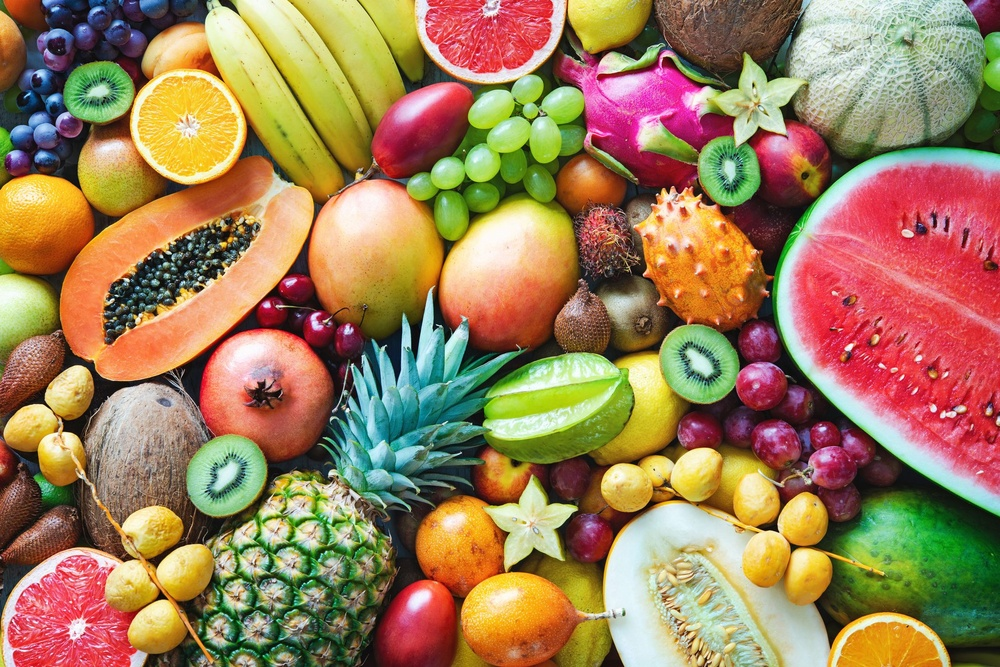
#> input picture LAB6_PhanTranQuangThai_2174802010116/exercise/colorful-ripe-tropical-fruits.jpg, 1000 x 667 px, shrunk from 2119 x 1414 before the run, found by its file name; its folder holds only this picture in this run
$ jupyter execute Lap2.ipynb
#> lines starting #> are read from the running program, lines starting #| are printed output that depends on the picture
[cell 1]
import cv2
import numpy as np
import os
import random
from matplotlib import pyplot as plt

input_folder = 'Exercise'
output_folder = 'Output'
os.makedirs(output_folder, exist_ok=True)

image_files = [f for f in os.listdir(input_folder) if f.endswith(('.png', '.jpg', '.jpeg'))]

[cell 2]
# Câu 6:
def apply_denoise_filters(image):
    filters = {
        'Gaussian': cv2.GaussianBlur(image, (5, 5), 0),
        'Median': cv2.medianBlur(image, 5),
        'Bilateral': cv2.bilateralFilter(image, 9, 75, 75)
    }
    return filters

for file in image_files:
    img = cv2.imread(os.path.join(input_folder, file))
#> img is the input picture: shape (667, 1000, 3); mean B, G, R 88.8, 126.8, 157.8
    denoised = apply_denoise_filters(img)
#> denoised = 3 items
    for name, result in denoised.items():
        out_path = os.path.join(output_folder, f'{os.path.splitext(file)[0]}_{name}.jpg')
        cv2.imwrite(out_path, result)
#> this loop made 3 passes
#> name on passes 1 to 3: 'Gaussian', 'Median', 'Bilateral'
#> pass 2, `cv2.imwrite(out_path, result)`:
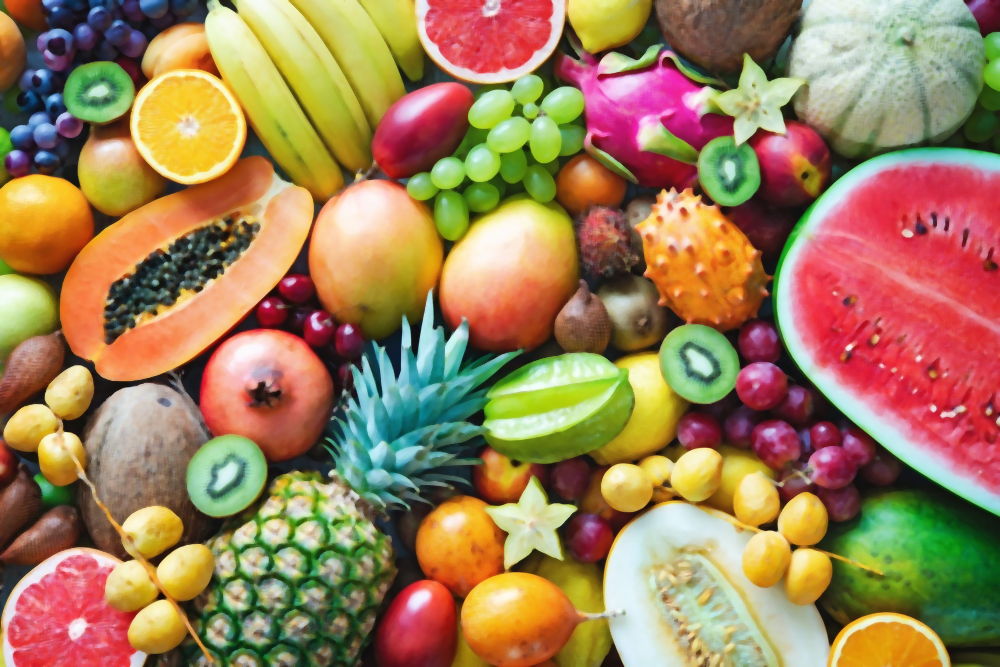
#> saved as colorful-ripe-tropical-fruits_Median.jpg: shape (667, 1000, 3); mean B, G, R 88.3, 126.6, 157.9

[cell 3]
# Câu 7:
for file in image_files:
    img = cv2.imread(os.path.join(input_folder, file))
    blur = cv2.medianBlur(img, 5)
    gray = cv2.cvtColor(blur, cv2.COLOR_BGR2GRAY)
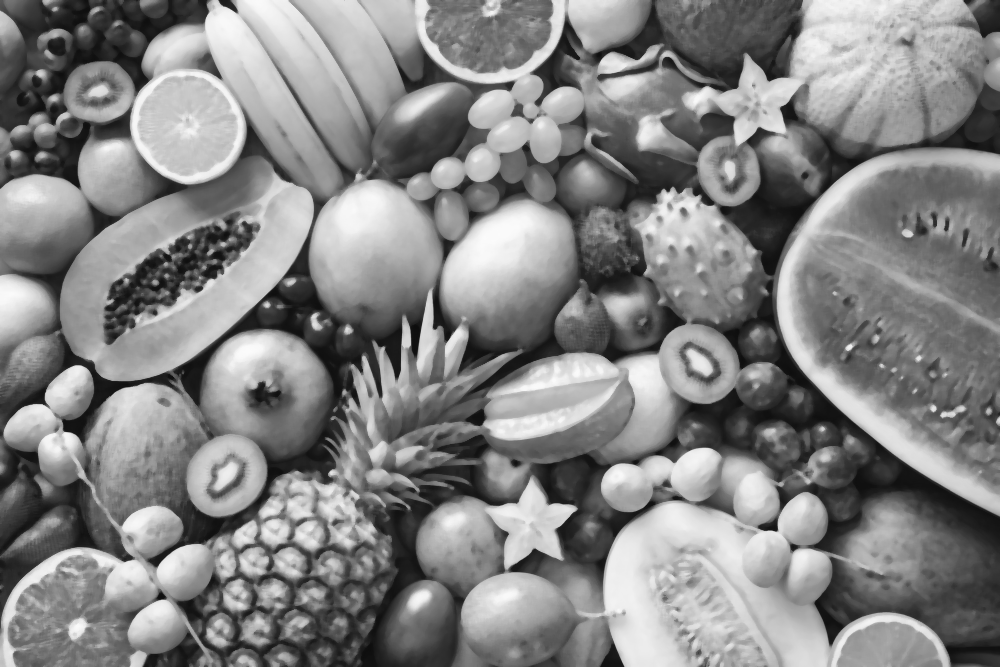
#> gray: shape (667, 1000); min 13, max 251, mean 131.6
    edges = cv2.Canny(gray, 100, 200)
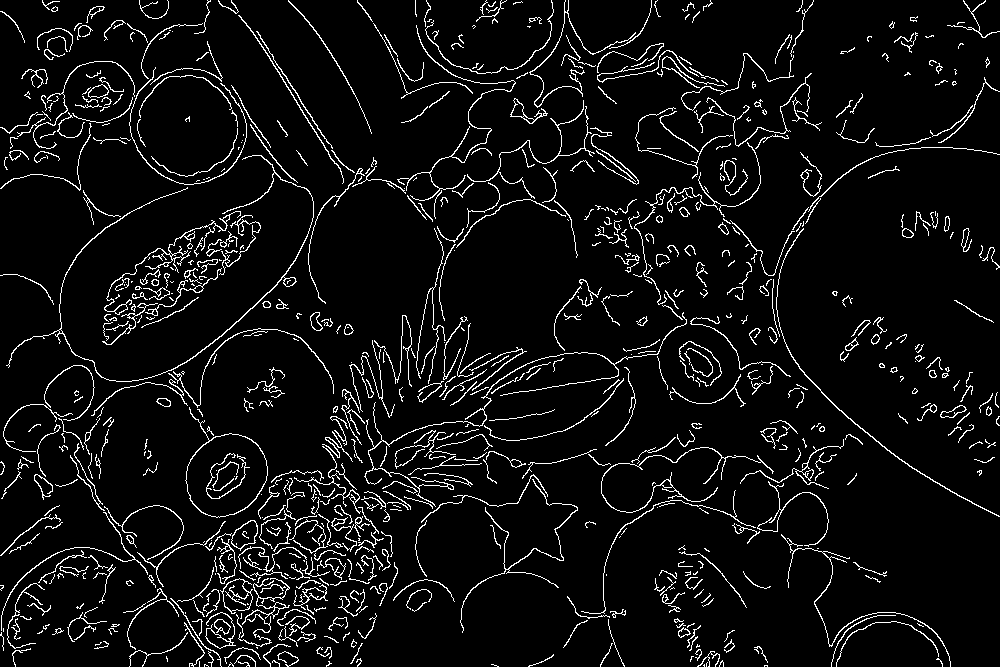
#> edges: shape (667, 1000); 6.2% white in thin lines or dots
    out_path = os.path.join(output_folder, f'{os.path.splitext(file)[0]}_edges.jpg')
    cv2.imwrite(out_path, edges)

[cell 4]
# Câu 8:
for file in image_files:
    img = cv2.imread(os.path.join(input_folder, file))
    blur = cv2.medianBlur(img, 5)
    rand_color = np.random.randint(0, 256, size=3)
    colored = np.zeros_like(blur)
    for i in range(3):
        colored[:, :, i] = (blur[:, :, i] * rand_color[i] / 255).astype(np.uint8)
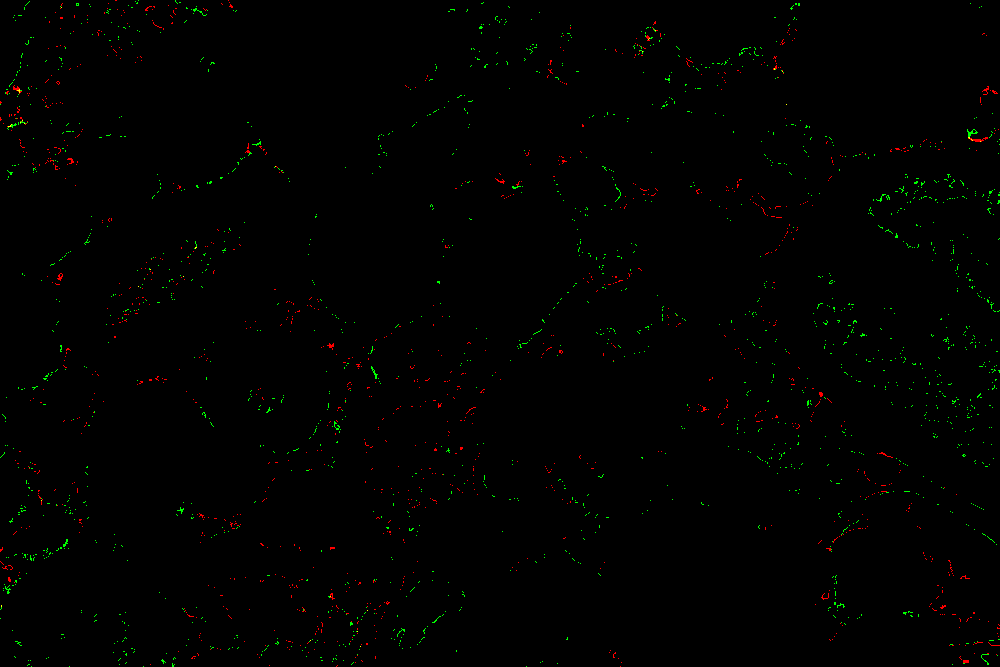
#> colored: shape (667, 1000, 3); mean B, G, R 0, 0.00506, 0.00358; drawn with 1 as white
    out_path = os.path.join(output_folder, f'{os.path.splitext(file)[0]}_randomRGB.jpg')
    cv2.imwrite(out_path, colored)

[cell 5]
# Câu 9:
used_hues = set()

for file in image_files:
    img = cv2.imread(os.path.join(input_folder, file))
    blur = cv2.medianBlur(img, 5)
    hsv = cv2.cvtColor(blur, cv2.COLOR_BGR2HSV)
#> hsv: shape (667, 1000, 3); mean H, S, V 61.8, 138.7, 170.5
    h = random.randint(0, 179)
    while h in used_hues:
        h = random.randint(0, 179)
    used_hues.add(h)
    hsv[:, :, 0] = h
#> hsv: shape (667, 1000, 3); mean H, S, V 98, 138.7, 170.5
    new_img = cv2.cvtColor(hsv, cv2.COLOR_HSV2BGR)
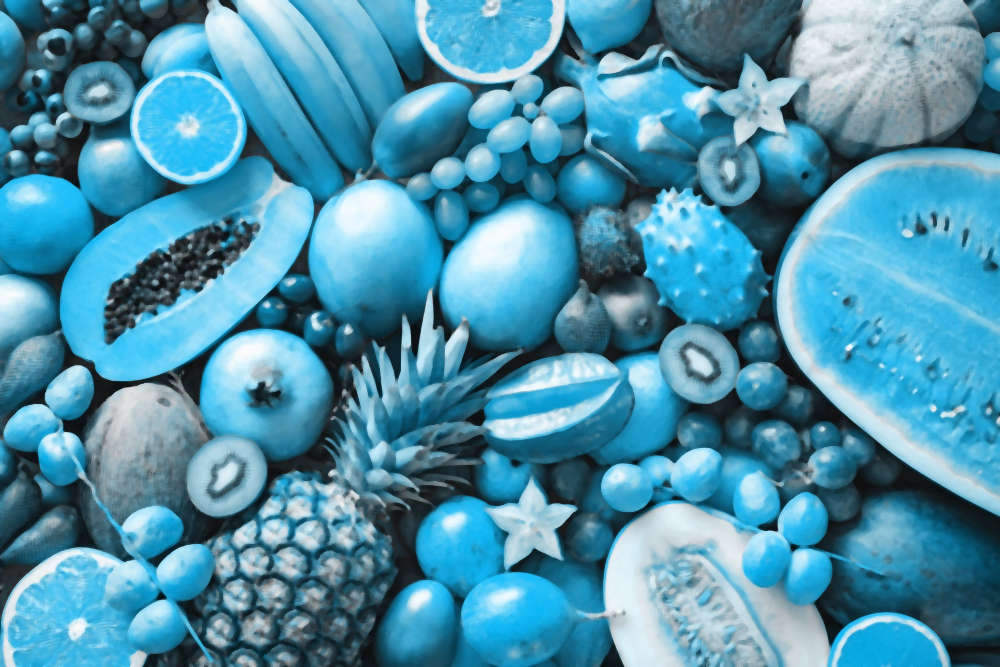
#> new_img: shape (667, 1000, 3); mean B, G, R 170.5, 145.6, 78.5
    out_path = os.path.join(output_folder, f'{os.path.splitext(file)[0]}_randomHSV.jpg')
    cv2.imwrite(out_path, new_img)

$ run again, on LAB6_PhanTranQuangThai_2174802010116/exercise/ha-long-bay-in-vietnam.jpg
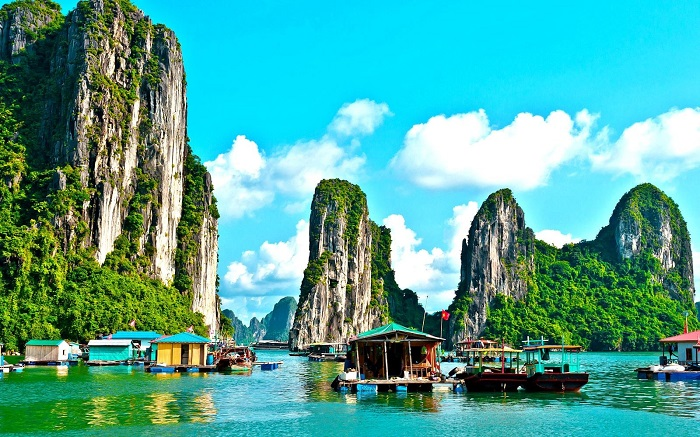
#> input picture LAB6_PhanTranQuangThai_2174802010116/exercise/ha-long-bay-in-vietnam.jpg, 700 x 437 px, found by its file name
#> img is the input picture: shape (437, 700, 3); mean B, G, R 153.4, 164.8, 80.7
#> denoised = 3 items
#> the loop `for name, result in denoised.items():` made 3 passes
#> name on passes 1 to 3: 'Gaussian', 'Median', 'Bilateral'
#> `edges = cv2.Canny(gray, 100, 200)`:
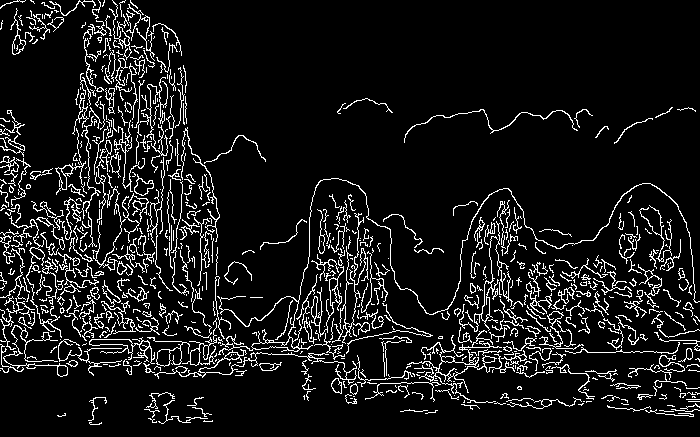
#> edges: shape (437, 700); 9.2% white in thin lines or dots
#> `new_img = cv2.cvtColor(hsv, cv2.COLOR_HSV2BGR)`:
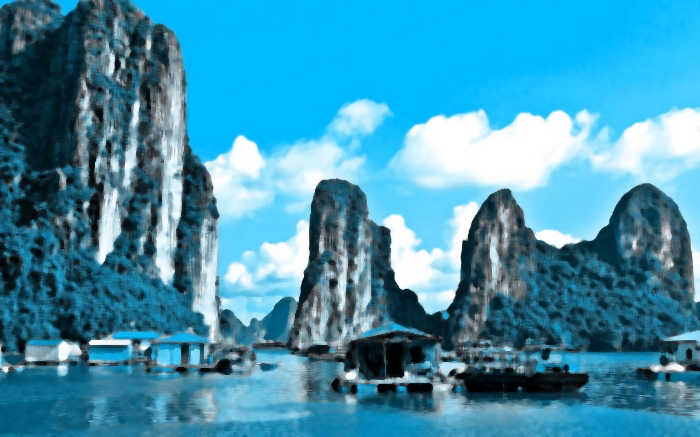
#> new_img: shape (437, 700, 3); mean B, G, R 175, 145.9, 67.1

$ run again, on LAB6_PhanTranQuangThai_2174802010116/exercise/pagoda.jpg
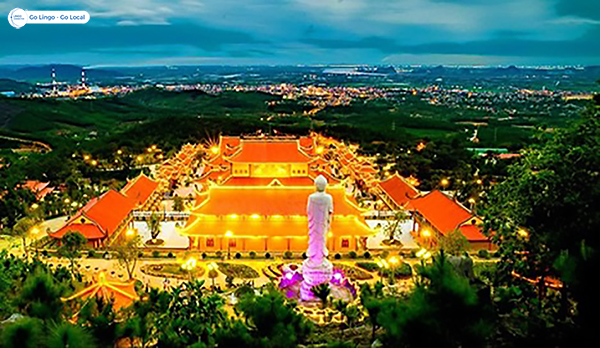
#> input picture LAB6_PhanTranQuangThai_2174802010116/exercise/pagoda.jpg, 600 x 348 px, found by its file name
#> img is the input picture: shape (348, 600, 3); mean B, G, R 64.1, 94.8, 82.1
#> denoised = 3 items
#> the loop `for name, result in denoised.items():` made 3 passes
#> name on passes 1 to 3: 'Gaussian', 'Median', 'Bilateral'
#> `edges = cv2.Canny(gray, 100, 200)`:
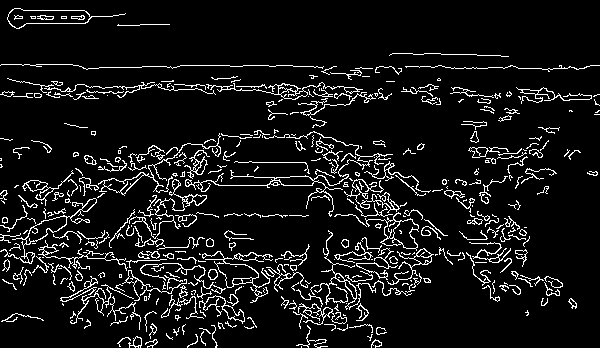
#> edges: shape (348, 600); 8.5% white in thin lines or dots
#> `new_img = cv2.cvtColor(hsv, cv2.COLOR_HSV2BGR)`:
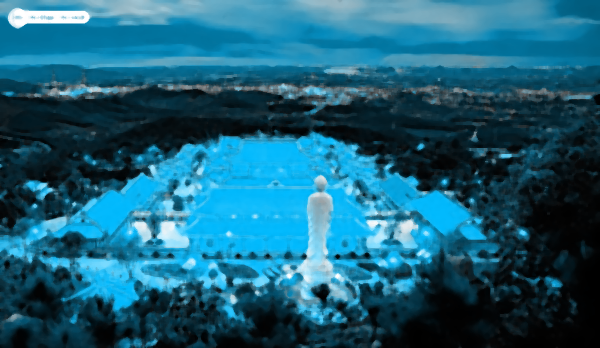
#> new_img: shape (348, 600, 3); mean B, G, R 120.5, 95.2, 27.1

$ run again, on LAB6_PhanTranQuangThai_2174802010116/exercise/quang_ninh.jpg
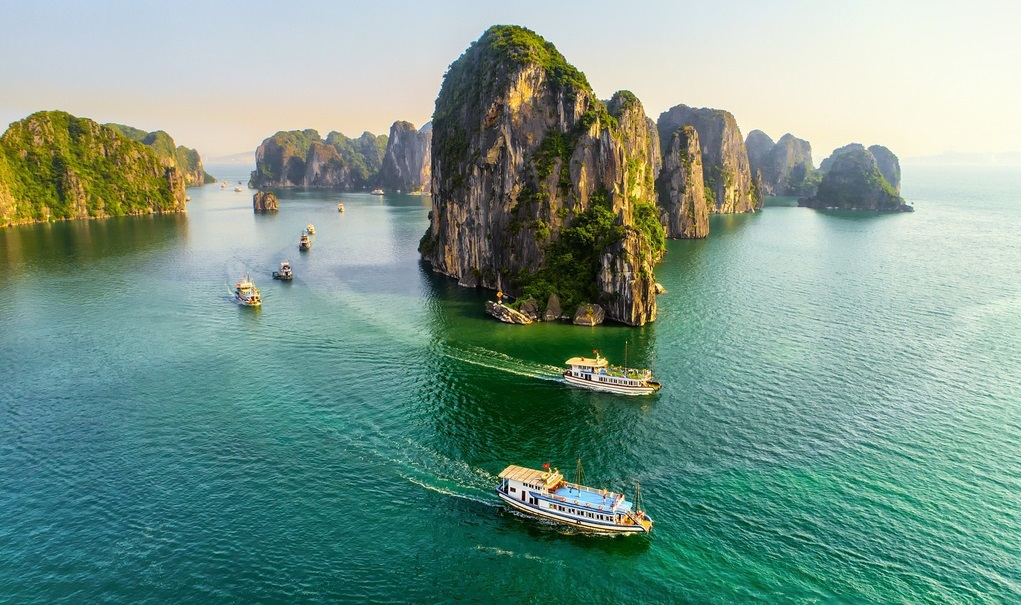
#> input picture LAB6_PhanTranQuangThai_2174802010116/exercise/quang_ninh.jpg, 1021 x 605 px, found by its file name
#> img is the input picture: shape (605, 1021, 3); mean B, G, R 137.7, 151, 119.9
#> denoised = 3 items
#> the loop `for name, result in denoised.items():` made 3 passes
#> name on passes 1 to 3: 'Gaussian', 'Median', 'Bilateral'
#> `edges = cv2.Canny(gray, 100, 200)`:
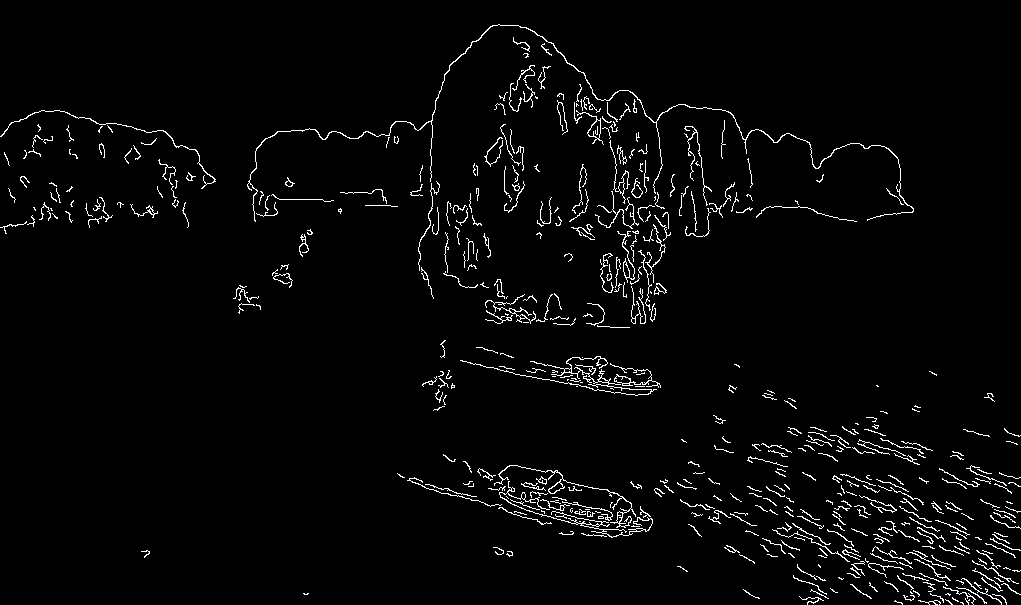
#> edges: shape (605, 1021); 2.8% white in thin lines or dots
#> `new_img = cv2.cvtColor(hsv, cv2.COLOR_HSV2BGR)`:
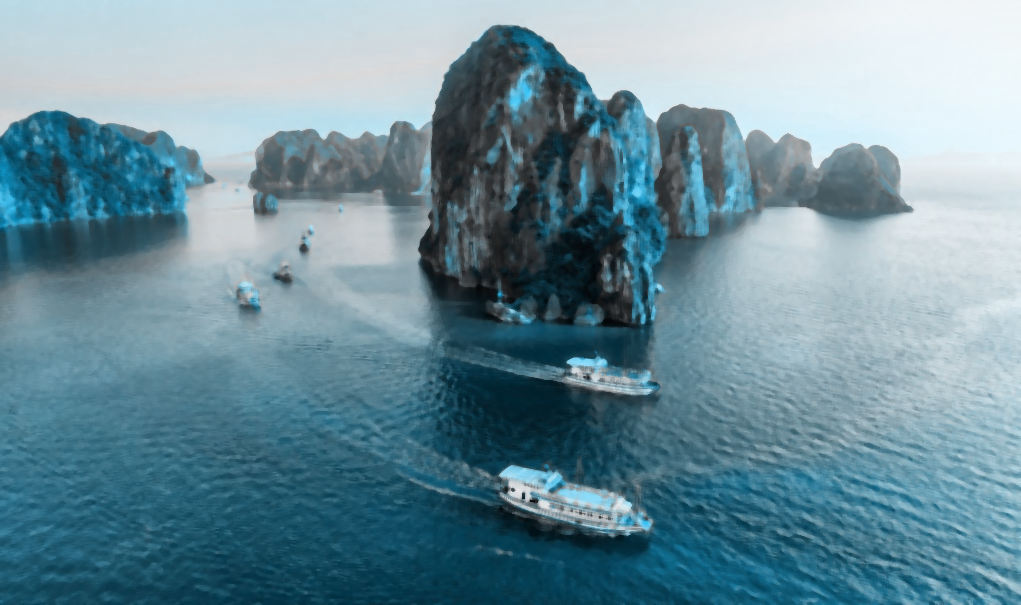
#> new_img: shape (605, 1021, 3); mean B, G, R 155.1, 142.3, 108.6
